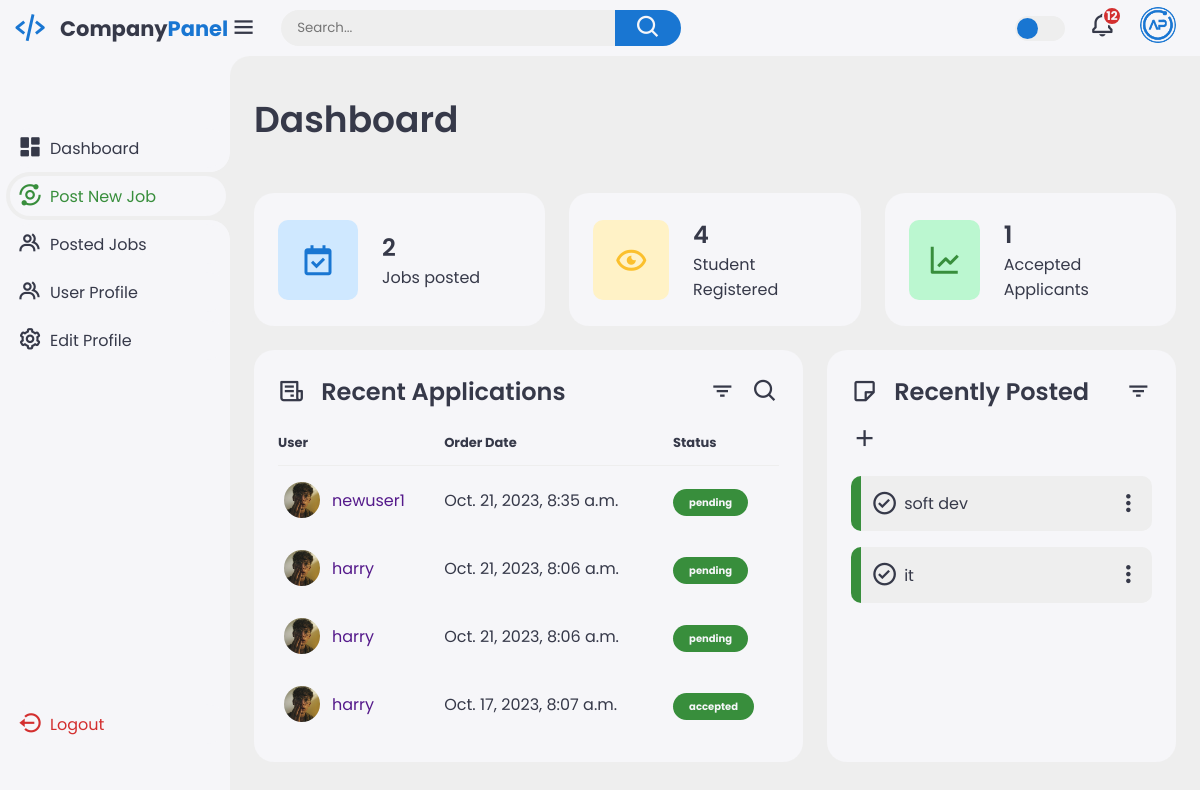
The app's page /company_dashboard (signed in) with its own data.
### pms/models.py (models this page shows, shortened)
class JobApplication(models.Model):
    job = models.ForeignKey(JobPosting, on_delete=models.CASCADE)
    applicant = models.ForeignKey(StudentProfile, on_delete=models.CASCADE)
    cover_letter = models.TextField()
    status = models.CharField(max_length=20, choices=[("pending", "Pending"), ("accepted", "Accepted"), ("rejected", "Rejected")], default="pending")
    application_date = models.DateTimeField(auto_now_add=True)

class StudentProfile(models.Model):
    user = models.OneToOneField(CustomUser, on_delete=models.CASCADE)
    name = models.CharField(max_length=100)
    contact_info = models.CharField(max_length=100)
    skills = models.TextField()

class CustomUser(AbstractUser):
    ROLE_CHOICES = (
        ('student', 'Student'),
        ('company', 'Company'),
    )
    role = models.CharField(max_length=10, choices=ROLE_CHOICES)
    phone_number = models.CharField(max_length=50)

class JobPosting(models.Model):
    title = models.CharField(max_length=100)
    description = models.TextField()
    company = models.ForeignKey(CompanyProfile, on_delete=models.CASCADE)
    application_deadline = models.DateField()
    is_active = models.BooleanField(default=True)

### pms/views.py (the view)
# urls.py: path('company_dashboard',views.company_dashboard,name='company_dashboard'),
def company_dashboard(request):
    total_job_applications = JobApplication.objects.filter(job__company=request.user.companyprofile).count()
    total_accepted_applications = JobApplication.objects.filter(
            job__company=request.user.companyprofile, status='accepted'
        ).count()
    total_job_postings = JobPosting.objects.filter(company=request.user.companyprofile).count()
    recent_jobs = JobPosting.objects.filter(company=request.user.companyprofile, is_active=True).order_by('-id')[:5]
    recent_applications = JobApplication.objects.filter(job__company=request.user.companyprofile).order_by('-application_date')[:5]
    return render(request,'pms/company_dashboard1.html',{'recent_applications':recent_applications,'total_job_postings': total_job_postings,'total_job_applications': total_job_applications,'total_accepted_applications': total_accepted_applications,'recent_jobs': recent_jobs})

### pms/templates/pms/company_dashboard1.html (shortened to what this page needs)
<!DOCTYPE html>
{% load static %}
<html lang="en">
<head>
    <link href='https://unpkg.com/boxicons@2.1.4/css/boxicons.min.css' rel='stylesheet'>
    <link rel="stylesheet" href="{% static 'css/company_dashboard1.css'%}">
</head>
<body>
    <div class="sidebar">
        <a href="#" class="logo">
            <i class='bx bx-code-alt'></i>
            <div class="logo-name"><span>Company</span>Panel</div>
        </a>
        <ul class="side-menu">
            <li><a href="#"><i class='bx bxs-dashboard'></i>Dashboard</a></li>
            <li class="active"><a href="{% url 'post_job' %}"><i class='bx bx-analyse'></i>Post New Job</a></li>
            <li><a href="{% url 'posted_jobs' %}"><i class='bx bx-group'></i>Posted Jobs</a></li>
            <li><a href="{% url 'view_company_profile' %}"><i class='bx bx-group'></i>User Profile</a></li>
            <li><a href="{% url 'edit_company_profile' %}"><i class='bx bx-cog'></i>Edit Profile</a></li>
        </ul>
        <ul class="side-menu">
            <li>
                <a href="{% url 'logout' %}" class="logout">
                    <i class='bx bx-log-out-circle'></i>
                    Logout
                </a>
            </li>
        </ul>
    </div>
    <div class="content">
        <nav>
            <i class='bx bx-menu'></i>
            <form action="#">
                <div class="form-input">
                    <input type="search" placeholder="Search...">
                    <button class="search-btn" type="submit"><i class='bx bx-search'></i></button>
                </div>
            </form>
            <label for="theme-toggle" class="theme-toggle"></label>
            <a href="#" class="notif">
                <i class='bx bx-bell'></i>
                <span class="count">12</span>
            </a>
            <a href="#" class="profile">
                <img src="{% static 'images/logo.png'%}">
            </a>
        </nav>
        <main>
            <div class="header">
                <div class="left">
                    <h1>Dashboard</h1>
                </div>
            </div>
            <ul class="insights">
                <li>
                    <i class='bx bx-calendar-check'></i>
                    <span class="info">
                        <h3>
                            {{ total_job_postings }}
                        </h3>
                        <p>Jobs posted</p>
                    </span>
                </li>
                <li><i class='bx bx-show-alt'></i>
                    <span class="info">
                        <h3>
                            {{ total_job_applications }}
                        </h3>
                        <p>Student Registered</p>
                    </span>
                </li>
                <li><i class='bx bx-line-chart'></i>
                    <span class="info">
                        <h3>
                            {{total_accepted_applications}}
                        </h3>
                        <p>Accepted Applicants</p>
                    </span>
                </li>
            </ul>
            <div class="bottom-data">
                <div class="orders">
                    <div class="header">
                        <i class='bx bx-receipt'></i>
                        <h3>Recent Applications</h3>
                        <i class='bx bx-filter'></i>
                        <i class='bx bx-search'></i>
                    </div>
                    <table>
                        <thead>
                            <tr>
                                <th>User</th>
                                <th>Order Date</th>
                                <th>Status</th>
                            </tr>
                        </thead>
                        <tbody>
                            {% for application in recent_applications %}
                            <tr>
                                <td>
                                    <img src="{% static 'images/profile-1.jpg'%}">
                                    <a href="">
                                    <p>{{ application.applicant.user.username }}</p>
                                    </a>
                                </td>
                                <td>{{ application.application_date }}</td>
                                <td><span class="status completed">{{ application.status }}</span></td>
                            </tr>
                            {% endfor %}
                        </tbody>
                    </table>
                </div>
                <div class="reminders">
                    <div class="header">
                        <i class='bx bx-note'></i>
                        <h3>Recently Posted</h3>
                        <i class='bx bx-filter'></i>
                        <i class='bx bx-plus'></i>
                    </div>
                    <ul class="task-list">
                        {% for job in recent_jobs %}
                        <li class="completed">
                            <div class="task-title">
                                <i class='bx bx-check-circle'></i>
                                <p>{{ job.title }}</p>
                            </div>
                            <i class='bx bx-dots-vertical-rounded'></i>
                        </li>
                        {% endfor %}
                    </ul>
                </div>
            </div>
        </main>
    </div>
</body>
</html>

### records on screen
JobApplication: applicant.user.username "newuser1", application_date "Oct. 21, 2023, 8:35 a.m.", status "pending"
JobApplication: applicant.user.username "harry", application_date "Oct. 21, 2023, 8:06 a.m.", status "pending"
JobApplication: applicant.user.username "harry", application_date "Oct. 21, 2023, 8:06 a.m.", status "pending"
JobApplication: applicant.user.username "harry", application_date "Oct. 17, 2023, 8:07 a.m.", status "accepted"
JobPosting: title "soft dev"
JobPosting: title "it"

### other values on screen
{{ total_job_postings }} "2"
{{ total_job_applications }} "4"
{{ total_accepted_applications }} "1"
